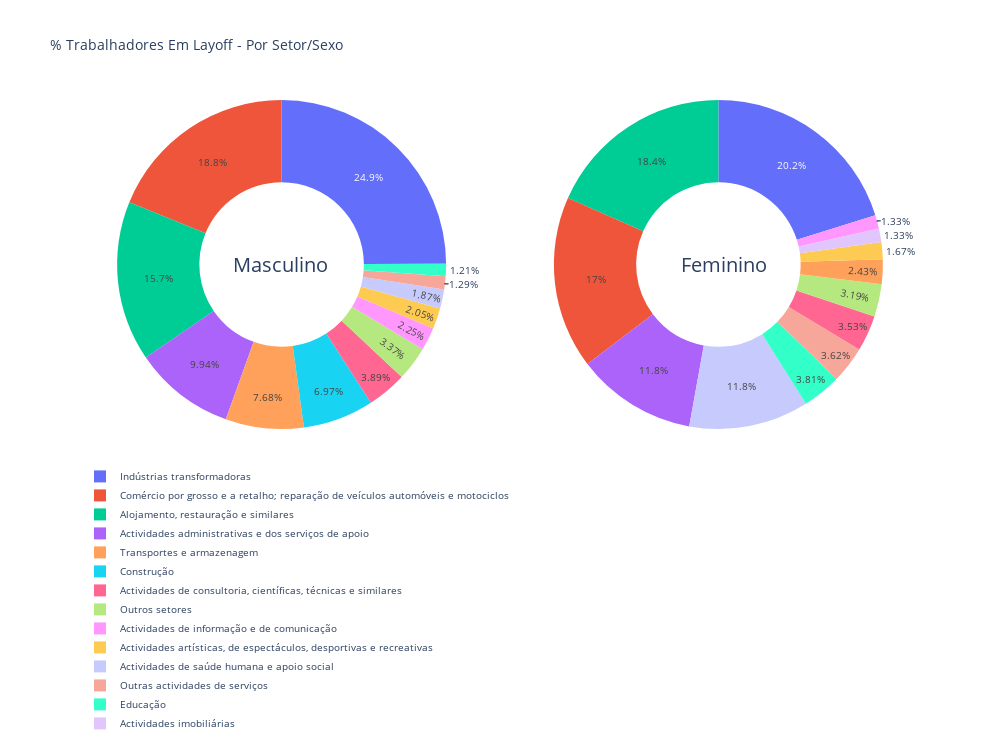

The notebook cell this image was saved under:
### Code cell
#Make a pie chart showing male and female layoff amount by sector
trace1 = go.Pie(labels=df_pieMale.index, 
                    values=df_pieMale.values, 
                    name= "male", 
                    hole= .5, 
                    domain= {'x': [0, .48]})

trace2 = go.Pie(labels=df_pieFemale.index, 
                    values=df_pieFemale.values, 
                    name="female", 
                    hole= .5,  
                    domain= {'x': [.52, 1]})

layout = dict(title= '% Trabalhadores Em Layoff - Por Setor/Sexo', width=1000, height=750,
              font=dict(size=10), legend=dict(orientation="h"),
                  annotations = [
                      dict(
                          x=.18, y=.5,
                          text='Masculino', 
                          showarrow=False,
                          font=dict(size=20)),
                      dict(
                          x=.82, y=.5,
                          text='Feminino', 
                         showarrow=False,
                          font=dict(size=20))])

fig = dict(data=[trace1, trace2], layout=layout)
iplot(fig)

### Figure 1 — Plotly figure (JSON) as saved in the notebook; plotly's stock layout.template omitted (floating-point values rounded to 4 significant figures)
{"data": [{"domain": {"x": [0, 0.48]}, "hole": 0.5, "labels": ["Indústrias transformadoras", "Comércio por grosso e a retalho; reparação de veículos automóveis e motociclos", "Alojamento, restauração e similares", "Actividades administrativas e dos serviços de apoio", "Transportes e armazenagem", "Construção", "Actividades de consultoria, científicas, técnicas e similares", "Outros setores", "Actividades de informação e de comunicação ", "Actividades artísticas, de espectáculos, desportivas e recreativas", "Actividades de saúde humana e apoio social", "Outras actividades de serviços", "Educação"], "name": "male", "type": "pie", "values": [166361, 125626, 105000, 66335, 51235, 46496, 25962, 22492, 15038, 13677, 12503, 8627, 8083]}, {"domain": {"x": [0.52, 1]}, "hole": 0.5, "labels": ["Indústrias transformadoras", "Alojamento, restauração e similares", "Comércio por grosso e a retalho; reparação de veículos automóveis e motociclos", "Actividades administrativas e dos serviços de apoio", "Actividades de saúde humana e apoio social", "Educação", "Outras actividades de serviços", "Actividades de consultoria, científicas, técnicas e similares", "Outros setores", "Transportes e armazenagem", "Actividades artísticas, de espectáculos, desportivas e recreativas", "Actividades imobiliárias", "Actividades de informação e de comunicação "], "name": "female", "type": "pie", "values": [142973, 130417, 120341, 83832, 83549, 27056, 25680, 25036, 22648, 17211, 11882, 9472, 9425]}], "layout": {"annotations": [{"font": {"size": 20}, "showarrow": false, "text": "Masculino", "x": 0.18, "y": 0.5}, {"font": {"size": 20}, "showarrow": false, "text": "Feminino", "x": 0.82, "y": 0.5}], "font": {"size": 10}, "height": 750, "legend": {"orientation": "h"}, "title": {"text": "% Trabalhadores Em Layoff - Por Setor/Sexo"}, "width": 1000}}
